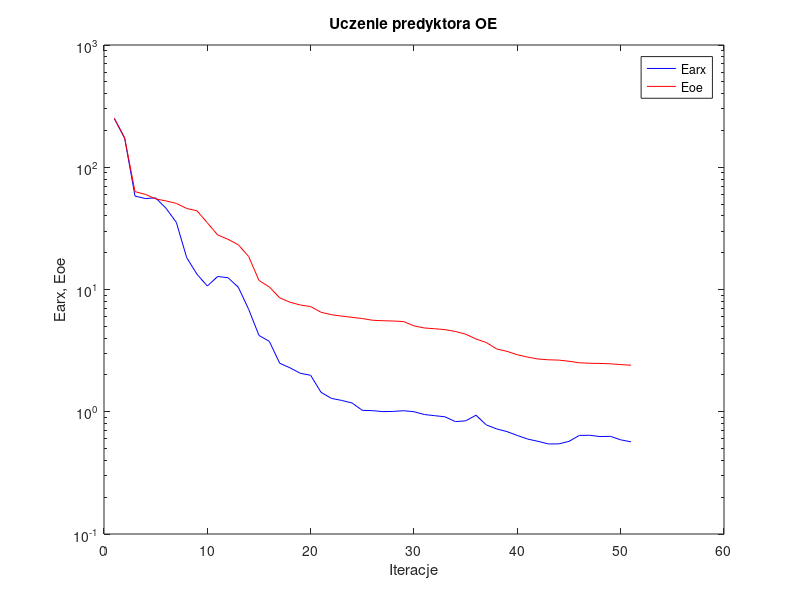
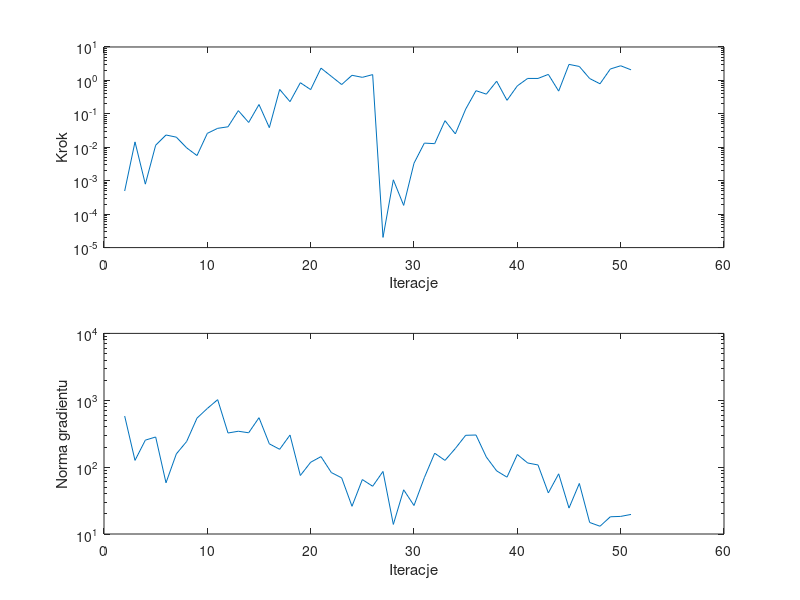

The MATLAB source for these figures, in order:
%uczenie predyktora oe
clear all;
n=0; farx(n+1)=2.499265e+002; foe(n+1)=2.517918e+002; wspucz(n+1)=0.000000e+000; ng(n+1)=0.000000e+000;
%odnowa zmiennej metryki
n=1; farx(n+1)=1.722303e+002; foe(n+1)=1.741558e+002; krok(n+1)=4.927090e-004; ng(n+1)=5.814815e+002;
n=2; farx(n+1)=5.808463e+001; foe(n+1)=6.317379e+001; krok(n+1)=1.450364e-002; ng(n+1)=1.261589e+002;
n=3; farx(n+1)=5.548552e+001; foe(n+1)=6.000611e+001; krok(n+1)=7.899388e-004; ng(n+1)=2.533011e+002;
n=4; farx(n+1)=5.616253e+001; foe(n+1)=5.510842e+001; krok(n+1)=1.153579e-002; ng(n+1)=2.823877e+002;
n=5; farx(n+1)=4.618758e+001; foe(n+1)=5.303729e+001; krok(n+1)=2.331822e-002; ng(n+1)=5.832004e+001;
n=6; farx(n+1)=3.541177e+001; foe(n+1)=5.063551e+001; krok(n+1)=2.008828e-002; ng(n+1)=1.575826e+002;
n=7; farx(n+1)=1.825714e+001; foe(n+1)=4.600370e+001; krok(n+1)=9.612071e-003; ng(n+1)=2.420709e+002;
n=8; farx(n+1)=1.332395e+001; foe(n+1)=4.405237e+001; krok(n+1)=5.654998e-003; ng(n+1)=5.408280e+002;
n=9; farx(n+1)=1.067882e+001; foe(n+1)=3.512052e+001; krok(n+1)=2.611507e-002; ng(n+1)=7.539624e+002;
n=10; farx(n+1)=1.277813e+001; foe(n+1)=2.793460e+001; krok(n+1)=3.687960e-002; ng(n+1)=1.021066e+003;
n=11; farx(n+1)=1.248859e+001; foe(n+1)=2.576207e+001; krok(n+1)=4.102628e-002; ng(n+1)=3.239511e+002;
n=12; farx(n+1)=1.043137e+001; foe(n+1)=2.320499e+001; krok(n+1)=1.247927e-001; ng(n+1)=3.440572e+002;
n=13; farx(n+1)=6.880814e+000; foe(n+1)=1.861677e+001; krok(n+1)=5.529705e-002; ng(n+1)=3.264312e+002;
n=14; farx(n+1)=4.206775e+000; foe(n+1)=1.185667e+001; krok(n+1)=1.903039e-001; ng(n+1)=5.488003e+002;
n=15; farx(n+1)=3.765984e+000; foe(n+1)=1.049717e+001; krok(n+1)=3.871130e-002; ng(n+1)=2.229543e+002;
n=16; farx(n+1)=2.495439e+000; foe(n+1)=8.553668e+000; krok(n+1)=5.377399e-001; ng(n+1)=1.847612e+002;
n=17; farx(n+1)=2.287096e+000; foe(n+1)=7.866146e+000; krok(n+1)=2.317569e-001; ng(n+1)=3.020259e+002;
n=18; farx(n+1)=2.063677e+000; foe(n+1)=7.468737e+000; krok(n+1)=8.536620e-001; ng(n+1)=7.495952e+001;
n=19; farx(n+1)=1.987424e+000; foe(n+1)=7.248564e+000; krok(n+1)=5.312625e-001; ng(n+1)=1.183135e+002;
n=20; farx(n+1)=1.442445e+000; foe(n+1)=6.514691e+000; krok(n+1)=2.327818e+000; ng(n+1)=1.436828e+002;
n=21; farx(n+1)=1.287301e+000; foe(n+1)=6.224434e+000; krok(n+1)=1.324162e+000; ng(n+1)=8.300454e+001;
n=22; farx(n+1)=1.237741e+000; foe(n+1)=6.059159e+000; krok(n+1)=7.525275e-001; ng(n+1)=6.913078e+001;
n=23; farx(n+1)=1.180058e+000; foe(n+1)=5.921140e+000; krok(n+1)=1.422745e+000; ng(n+1)=2.596011e+001;
n=24; farx(n+1)=1.027035e+000; foe(n+1)=5.786473e+000; krok(n+1)=1.236406e+000; ng(n+1)=6.519971e+001;
n=25; farx(n+1)=1.020722e+000; foe(n+1)=5.601662e+000; krok(n+1)=1.492366e+000; ng(n+1)=5.176072e+001;
%odnowa zmiennej metryki
n=26; farx(n+1)=1.002599e+000; foe(n+1)=5.554369e+000; krok(n+1)=2.018691e-005; ng(n+1)=8.617897e+001;
n=27; farx(n+1)=1.006690e+000; foe(n+1)=5.524302e+000; krok(n+1)=1.063821e-003; ng(n+1)=1.390808e+001;
n=28; farx(n+1)=1.019798e+000; foe(n+1)=5.466206e+000; krok(n+1)=1.828869e-004; ng(n+1)=4.582492e+001;
n=29; farx(n+1)=1.000541e+000; foe(n+1)=5.041387e+000; krok(n+1)=3.334617e-003; ng(n+1)=2.667228e+001;
n=30; farx(n+1)=9.492714e-001; foe(n+1)=4.844148e+000; krok(n+1)=1.333847e-002; ng(n+1)=6.954662e+001;
n=31; farx(n+1)=9.289408e-001; foe(n+1)=4.777391e+000; krok(n+1)=1.283974e-002; ng(n+1)=1.614846e+002;
n=32; farx(n+1)=9.090871e-001; foe(n+1)=4.697005e+000; krok(n+1)=6.257210e-002; ng(n+1)=1.260823e+002;
n=33; farx(n+1)=8.304493e-001; foe(n+1)=4.537063e+000; krok(n+1)=2.517497e-002; ng(n+1)=1.900167e+002;
n=34; farx(n+1)=8.430054e-001; foe(n+1)=4.312826e+000; krok(n+1)=1.383675e-001; ng(n+1)=2.992936e+002;
n=35; farx(n+1)=9.365300e-001; foe(n+1)=3.937462e+000; krok(n+1)=4.930774e-001; ng(n+1)=3.022355e+002;
n=36; farx(n+1)=7.802648e-001; foe(n+1)=3.683724e+000; krok(n+1)=3.886554e-001; ng(n+1)=1.415184e+002;
n=37; farx(n+1)=7.236646e-001; foe(n+1)=3.263204e+000; krok(n+1)=9.471081e-001; ng(n+1)=8.784413e+001;
n=38; farx(n+1)=6.880956e-001; foe(n+1)=3.119828e+000; krok(n+1)=2.538306e-001; ng(n+1)=7.077770e+001;
n=39; farx(n+1)=6.397193e-001; foe(n+1)=2.925770e+000; krok(n+1)=6.871474e-001; ng(n+1)=1.545359e+002;
n=40; farx(n+1)=5.978113e-001; foe(n+1)=2.799085e+000; krok(n+1)=1.146483e+000; ng(n+1)=1.153826e+002;
n=41; farx(n+1)=5.729014e-001; foe(n+1)=2.699758e+000; krok(n+1)=1.145447e+000; ng(n+1)=1.077587e+002;
n=42; farx(n+1)=5.454236e-001; foe(n+1)=2.661136e+000; krok(n+1)=1.514306e+000; ng(n+1)=4.115235e+001;
n=43; farx(n+1)=5.459992e-001; foe(n+1)=2.645530e+000; krok(n+1)=4.788369e-001; ng(n+1)=7.942744e+001;
n=44; farx(n+1)=5.723481e-001; foe(n+1)=2.589578e+000; krok(n+1)=3.018044e+000; ng(n+1)=2.441806e+001;
n=45; farx(n+1)=6.403941e-001; foe(n+1)=2.516063e+000; krok(n+1)=2.615134e+000; ng(n+1)=5.700850e+001;
n=46; farx(n+1)=6.423535e-001; foe(n+1)=2.492453e+000; krok(n+1)=1.139125e+000; ng(n+1)=1.486968e+001;
n=47; farx(n+1)=6.266765e-001; foe(n+1)=2.484765e+000; krok(n+1)=7.926233e-001; ng(n+1)=1.306776e+001;
n=48; farx(n+1)=6.295724e-001; foe(n+1)=2.467373e+000; krok(n+1)=2.196657e+000; ng(n+1)=1.810185e+001;
n=49; farx(n+1)=5.893035e-001; foe(n+1)=2.430001e+000; krok(n+1)=2.742889e+000; ng(n+1)=1.833031e+001;
n=50; farx(n+1)=5.672778e-001; foe(n+1)=2.402922e+000; krok(n+1)=2.075725e+000; ng(n+1)=1.961397e+001;

figure; semilogy(farx,'b'); hold on; semilogy(foe,'r'); xlabel('Iteracje'); ylabel('Earx, Eoe'); legend('Earx','Eoe'); title('Uczenie predyktora OE');
figure; subplot(2,1,1); semilogy(krok); xlabel('Iteracje'); ylabel('Krok');
subplot(2,1,2); semilogy(ng); xlabel('Iteracje'); ylabel('Norma gradientu');
Earx=farx(n+1)
Eoe=foe(n+1)
